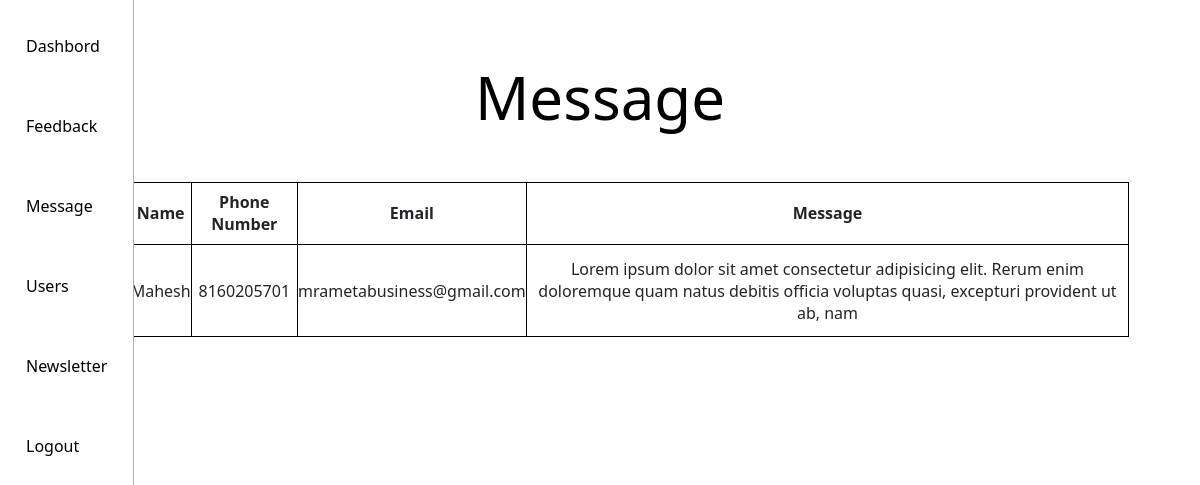
Page /admin/dashbord/contact.php (signed in) on the committed database.
### tables this page shows
CREATE TABLE `contact` (
  `sr` int(11) NOT NULL,
  `name` varchar(50) NOT NULL,
  `mobileno` bigint(20) NOT NULL,
  `email` varchar(255) NOT NULL,
  `message` varchar(5000) NOT NULL
);

### admin/dashbord/contact.php (the view, shortened to what this page needs)
<?php include("header.php");
include("conn.php");
  $sql = "Select * from contact";
  $result = mysqli_query($con, $sql);
?>
<head>
</head>
<main>
    <?php include("sidebar.php")?>
  <section>
    <div class="content-page">
        <h1>Message</h1>
        <table style="width:90%; height:20%">
            <tr>
                <th>Serial No</th>
                <th>Name</th>
                <th>Phone Number</th>
                <th>Email</th>
                <th>Message</th>
            </tr>
           <?php
           while($row=mysqli_fetch_row($result)) {
                echo "
            <tr>
                <td>$row[0]</td>
                <td>$row[1]</td>
                <td>$row[2]</td>
                <td>$row[3]</td>
                <td>$row[4]</td>
            </tr>
            ";
            }
           ?>
        </table>
    </div>
  </section>
</main>

### admin/dashbord/dashbord.css (style rules this page uses)
* { margin: 0px; padding: 0px; box-sizing: border-box; }
main { display: flex; }
section { flex: 1; min-height: 100vh; position: relative; background-color: var(--section); }
.content-page { height: 100%; display: flex; flex-direction: column; width: 100%; justify-content: top; align-items: center; padding: 1%; }
.content-page h1 { font-size: 60px; line-height: 70px; text-align: center; margin: 50px 0; color: var(--black); }

### admin/dashbord/contact.php (style rules this page uses)
table, th, td { border: 1px solid black; text-align:center; }

### rows in the picture
contact: name "Mahesh", mobileno "8160205701", email "mrametabusiness@gmail.com", message "Lorem ipsum dolor sit amet consectetur adipisicing elit. Rerum enim doloremque quam natus debitis officia voluptas quasi, excepturi provident ut ab, nam"
